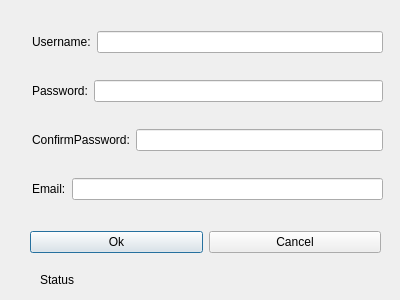
<?xml version="1.0" encoding="UTF-8"?>
<ui version="4.0">
 <class>Register</class>
 <widget class="QDialog" name="Register">
  <property name="geometry">
   <rect>
    <x>0</x>
    <y>0</y>
    <width>400</width>
    <height>300</height>
   </rect>
  </property>
  <property name="windowTitle">
   <string>Dialog</string>
  </property>
  <widget class="QLabel" name="statu">
   <property name="geometry">
    <rect>
     <x>40</x>
     <y>270</y>
     <width>331</width>
     <height>20</height>
    </rect>
   </property>
   <property name="text">
    <string>Status</string>
   </property>
  </widget>
  <widget class="QWidget" name="">
   <property name="geometry">
    <rect>
     <x>30</x>
     <y>230</y>
     <width>351</width>
     <height>25</height>
    </rect>
   </property>
   <layout class="QHBoxLayout" name="horizontalLayout_5">
    <item>
     <widget class="QPushButton" name="Ok">
      <property name="text">
       <string>Ok</string>
      </property>
     </widget>
    </item>
    <item>
     <widget class="QPushButton" name="Cancel">
      <property name="text">
       <string>Cancel</string>
      </property>
     </widget>
    </item>
   </layout>
  </widget>
  <widget class="QWidget" name="">
   <property name="geometry">
    <rect>
     <x>32</x>
     <y>10</y>
     <width>351</width>
     <height>211</height>
    </rect>
   </property>
   <layout class="QVBoxLayout" name="verticalLayout">
    <item>
     <layout class="QHBoxLayout" name="horizontalLayout">
      <item>
       <widget class="QLabel" name="label">
        <property name="text">
         <string>Username:</string>
        </property>
       </widget>
      </item>
      <item>
       <widget class="QLineEdit" name="txt_User"/>
      </item>
     </layout>
    </item>
    <item>
     <layout class="QHBoxLayout" name="horizontalLayout_2">
      <item>
       <widget class="QLabel" name="label_2">
        <property name="text">
         <string>Password:</string>
        </property>
       </widget>
      </item>
      <item>
       <widget class="QLineEdit" name="txt_Pass">
        <property name="echoMode">
         <enum>QLineEdit::Password</enum>
        </property>
       </widget>
      </item>
     </layout>
    </item>
    <item>
     <layout class="QHBoxLayout" name="horizontalLayout_3">
      <item>
       <widget class="QLabel" name="label_3">
        <property name="text">
         <string>ConfirmPassword:</string>
        </property>
       </widget>
      </item>
      <item>
       <widget class="QLineEdit" name="txt_PassC">
        <property name="echoMode">
         <enum>QLineEdit::Password</enum>
        </property>
       </widget>
      </item>
     </layout>
    </item>
    <item>
     <layout class="QHBoxLayout" name="horizontalLayout_4">
      <item>
       <widget class="QLabel" name="label_4">
        <property name="text">
         <string>Email:</string>
        </property>
       </widget>
      </item>
      <item>
       <widget class="QLineEdit" name="txt_Email"/>
      </item>
     </layout>
    </item>
   </layout>
  </widget>
  <zorder>label</zorder>
  <zorder>label_2</zorder>
  <zorder>label_3</zorder>
  <zorder>txt_Email</zorder>
  <zorder>txt_User</zorder>
  <zorder>txt_Pass</zorder>
  <zorder>txt_PassC</zorder>
  <zorder>label_4</zorder>
  <zorder>Ok</zorder>
  <zorder>Cancel</zorder>
  <zorder></zorder>
  <zorder>statu</zorder>
 </widget>
 <resources/>
 <connections/>
</ui>
